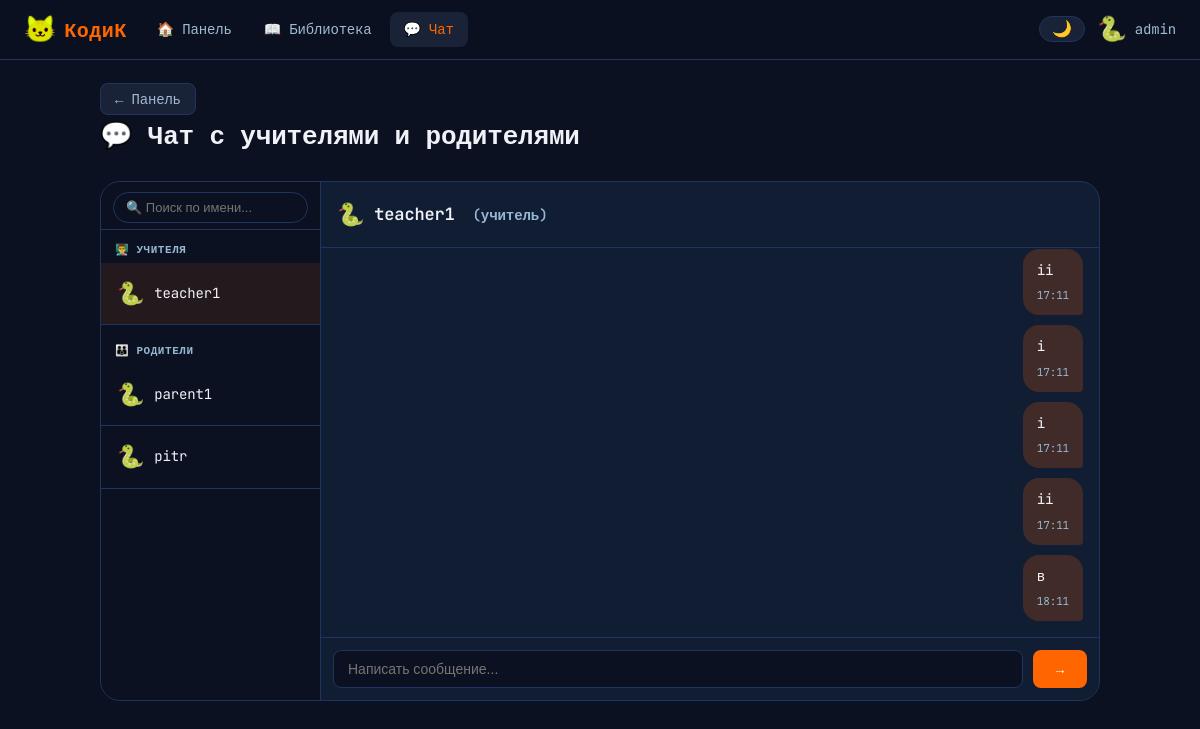
The page /admin/chat?with=2 (signed in) on the database its author committed.
### models.py (models this page shows, shortened)
class User(UserMixin, db.Model):
    id = db.Column(db.Integer, primary_key=True)
    username = db.Column(db.String(80), unique=True, nullable=False)
    email = db.Column(db.String(120), unique=True, nullable=False)
    password_hash = db.Column(db.String(255), nullable=False)
    role = db.Column(db.String(20), nullable=False)  # admin, teacher, student, parent
    xp = db.Column(db.Integer, default=0)
    total_xp = db.Column(db.Integer, default=0)
    level = db.Column(db.Integer, default=1)
    avatar_emoji = db.Column(db.String(10), default='🐱')
    difficulty = db.Column(db.String(10), default='easy')
    created_at = db.Column(db.DateTime, default=datetime.utcnow)
    parent_id = db.Column(db.Integer, db.ForeignKey('user.id'), nullable=True)
    streak = db.Column(db.Integer, default=0)
    last_activity_date = db.Column(db.Date, nullable=True)
    last_login_bonus_date = db.Column(db.Date, nullable=True)
    sent_messages = db.relationship('Message', foreign_keys='Message.sender_id', backref='sender', lazy=True)
    received_messages = db.relationship('Message', foreign_keys='Message.receiver_id', backref='receiver', lazy=True)
    user_progress = db.relationship('UserProgress', backref='user', lazy=True)
    user_achievements = db.relationship('UserAchievement', backref='user', lazy=True)
    user_avatars = db.relationship('UserAvatar', backref='user', lazy=True)
    submissions = db.relationship('Submission', foreign_keys='Submission.student_id', backref='student', lazy=True)

class Message(db.Model):
    id = db.Column(db.Integer, primary_key=True)
    sender_id = db.Column(db.Integer, db.ForeignKey('user.id'), nullable=False)
    receiver_id = db.Column(db.Integer, db.ForeignKey('user.id'), nullable=False)
    content = db.Column(db.Text, nullable=False)
    created_at = db.Column(db.DateTime, default=datetime.utcnow)
    read = db.Column(db.Boolean, default=False)

### app.py (the view)
@app.route('/admin/chat')
@login_required
@role_required('admin')
def admin_chat():
    teachers = User.query.filter_by(role='teacher').all()
    parents = User.query.filter_by(role='parent').all()
    contacts = teachers + parents
    contact_id = request.args.get('with', type=int)
    messages = []
    if contact_id:
        messages = Message.query.filter(
            ((Message.sender_id == current_user.id) & (Message.receiver_id == contact_id)) |
            ((Message.sender_id == contact_id) & (Message.receiver_id == current_user.id))
        ).order_by(Message.created_at).all()
        Message.query.filter_by(receiver_id=current_user.id, sender_id=contact_id, read=False)\
                     .update({'read': True})
        db.session.commit()
    unread_rows = db.session.query(Message.sender_id, db.func.count(Message.id))\
        .filter_by(receiver_id=current_user.id, read=False)\
        .group_by(Message.sender_id).all()
    unread_by_sender = {r[0]: r[1] for r in unread_rows}
    return render_template('admin/chat.html', teachers=teachers, parents=parents,
                           contacts=contacts, messages=messages, contact_id=contact_id,
                           unread_by_sender=unread_by_sender)

### app.py (called while the page is built, shortened)
def utc_to_msk(dt):
    return (dt + timedelta(hours=3)).strftime('%H:%M') if dt else ''

@app.template_filter('msk_time')
def msk_time_filter(dt):
    return utc_to_msk(dt)

@app.before_request
def check_daily_login_bonus():
    if not current_user.is_authenticated or current_user.role != 'student':
        return
    if request.path.startswith('/api/'):
        return
    bonus = _grant_daily_login_bonus(current_user)
    if bonus:
        flash(f'Бонус за ежедневный вход: +{bonus} XP!', 'success')

@app.context_processor
def inject_nav_counts():
    counts = {'nav_unread_msgs': 0, 'nav_pending_assignments': 0,
              'nav_rank_icon': '', 'nav_rank_label': ''}
    if current_user.is_authenticated:
        counts['nav_unread_msgs'] = Message.query.filter_by(
            receiver_id=current_user.id, read=False).count()
    return counts

@login_manager.user_loader
def load_user(user_id):
    return User.query.get(int(user_id))

def role_required(*roles):
    def decorator(f):
        @wraps(f)
        def decorated(*args, **kwargs):
            if not current_user.is_authenticated or current_user.role not in roles:
                flash('Доступ запрещён', 'danger')
                return redirect(url_for('dashboard'))
            return f(*args, **kwargs)
        return decorated
    return decorator

### templates/admin/chat.html (shortened to what this page needs)
{% extends 'base.html' %}
{% block content %}
<div class="page-chat">
  <div class="page-header">
    <a href="{{ url_for('admin_dashboard') }}" class="back-btn">← Панель</a>
    <h1>💬 Чат с учителями и родителями</h1>
  </div>
  <div class="chat-layout {% if contact_id %}has-contact{% endif %}">
    <div class="chat-sidebar">
      <div class="chat-search-wrap">
        <input type="text" id="contactSearch" class="chat-search-input"
               placeholder="🔍 Поиск по имени..." oninput="filterContacts(this.value)">
      </div>
      <div class="chat-section-title">👨‍🏫 Учителя</div>
      {% if teachers %}
        {% for t in teachers %}
        <a href="{{ url_for('admin_chat') }}?with={{ t.id }}"
           class="contact-item {{ 'active' if contact_id == t.id else '' }}"
           data-name="{{ t.username | lower }}" data-id="{{ t.id }}">
          <span class="contact-avatar">{{ t.avatar_emoji }}</span>
          <span class="contact-name">{{ t.username }}</span>
          {% set cnt = unread_by_sender.get(t.id, 0) %}
        </a>
        {% endfor %}
      {% else %}
        <p class="no-contacts">Нет учителей</p>
      {% endif %}
      <div class="chat-section-title" style="margin-top:6px">👪 Родители</div>
      {% if parents %}
        {% for p in parents %}
        <a href="{{ url_for('admin_chat') }}?with={{ p.id }}"
           class="contact-item {{ 'active' if contact_id == p.id else '' }}"
           data-name="{{ p.username | lower }}" data-id="{{ p.id }}">
          <span class="contact-avatar">{{ p.avatar_emoji }}</span>
          <span class="contact-name">{{ p.username }}</span>
          {% set cnt = unread_by_sender.get(p.id, 0) %}
        </a>
        {% endfor %}
      {% else %}
        <p class="no-contacts">Нет родителей</p>
      {% endif %}
    </div>
    <div class="chat-main">
      {% if contact_id %}
        {% set contact = contacts | selectattr('id', 'equalto', contact_id) | first %}
        <div class="chat-header">
          <span class="contact-avatar">{{ contact.avatar_emoji if contact else '👤' }}</span>
          <span>{{ contact.username if contact else 'Собеседник' }}</span>
          {% if contact and contact.role == 'teacher' %}
            <small style="color:var(--text-muted); margin-left:8px">(учитель)</small>
          {% elif contact and contact.role == 'parent' %}
            <small style="color:var(--text-muted); margin-left:8px">(родитель)</small>
          {% endif %}
        </div>
        <div class="messages-area" id="messagesArea">
          {% for msg in messages %}
          <div class="message-wrap {{ 'mine' if msg.sender_id == current_user.id else 'theirs' }}">
            <div class="message-bubble">
              {{ msg.content }}
              <span class="message-time">{{ msg.created_at | msk_time }}</span>
            </div>
          </div>
          {% endfor %}
        </div>
        <form class="chat-input-form" onsubmit="sendMessage(event)">
          <input type="text" id="msgInput" class="chat-input" placeholder="Написать сообщение..." autocomplete="off">
          <button type="submit" class="btn btn-primary chat-send">→</button>
        </form>
      {% else %}
        <div class="chat-empty">
          <div class="chat-empty-icon">💬</div>
          <p>Выбери учителя или родителя слева для начала диалога</p>
        </div>
      {% endif %}
    </div>
  </div>
</div>
{% endblock %}

### templates/base.html (shortened to what this page needs)
<!DOCTYPE html>
<html lang="ru">
<head>
  <link rel="stylesheet" href="{{ url_for('static', filename='css/main.css') }}">
</head>
<body class="role-{{ current_user.role if current_user.is_authenticated else 'guest' }}" id="mainBody">
{% if current_user.is_authenticated %}
<nav class="navbar">
  <a class="nav-brand" href="{{ url_for('student_dashboard') if current_user.role == 'student' else url_for('teacher_dashboard') if current_user.role == 'teacher' else url_for('admin_dashboard') }}" style="text-decoration:none;">
    <span class="brand-icon">🐱</span>
    <span class="brand-name">КодиК</span>
  </a>
  <div class="nav-links">
    {% if current_user.role == 'student' %}
      <a href="{{ url_for('student_dashboard') }}" class="nav-link {% if request.endpoint == 'student_dashboard' %}active{% endif %}">🏠 Главная</a>
      <a href="{{ url_for('student_levelmap') }}" class="nav-link {% if request.endpoint == 'student_levelmap' %}active{% endif %}">🗺️ Карта</a>
      <a href="{{ url_for('student_library') }}" class="nav-link {% if request.endpoint == 'student_library' %}active{% endif %}">📖 Библиотека</a>
      <a href="{{ url_for('student_assignments') }}" class="nav-link {% if request.endpoint == 'student_assignments' %}active{% endif %}">
        📝 Задания{% if nav_pending_assignments > 0 %}<span class="nav-badge">{{ nav_pending_assignments }}</span>{% endif %}
      </a>
      <a href="{{ url_for('student_chat') }}" class="nav-link {% if request.endpoint == 'student_chat' %}active{% endif %}">
        💬 Чат{% if nav_unread_msgs > 0 %}<span class="nav-badge">{{ nav_unread_msgs }}</span>{% endif %}
      </a>
      <a href="{{ url_for('student_sandbox') }}" class="nav-link {% if request.endpoint == 'student_sandbox' %}active{% endif %}">🧪 Песочница</a>
      <a href="{{ url_for('student_battlepass') }}" class="nav-link {% if request.endpoint == 'student_battlepass' %}active{% endif %}">🏆 Ранги</a>
      <a href="{{ url_for('student_shop') }}" class="nav-link {% if request.endpoint == 'student_shop' %}active{% endif %}">🛒 Магазин</a>
    {% elif current_user.role == 'admin' %}
      <a href="{{ url_for('admin_dashboard') }}" class="nav-link {% if request.endpoint == 'admin_dashboard' %}active{% endif %}">🏠 Панель</a>
      <a href="{{ url_for('admin_library') }}" class="nav-link {% if request.endpoint == 'admin_library' %}active{% endif %}">📖 Библиотека</a>
      <a href="{{ url_for('admin_chat') }}" class="nav-link {% if request.endpoint == 'admin_chat' %}active{% endif %}">💬 Чат{% if nav_unread_msgs > 0 %}<span class="nav-badge">{{ nav_unread_msgs }}</span>{% endif %}</a>
    {% endif %}
  </div>
  <div class="nav-user">
    <button class="theme-toggle" onclick="toggleTheme()" title="Сменить тему" id="themeBtn">🌙</button>
    <div class="user-menu">
      <span class="user-avatar">{{ current_user.avatar_emoji }}</span>
      <span class="user-name">{{ current_user.username }}</span>
    </div>
  </div>
</nav>
{% endif %}
<main class="main-content">
  {% block content %}{% endblock %}
</main>
</body>
</html>

### templates/admin/chat.html (style rules this page uses)
.chat-search-wrap { padding: 10px 12px 6px; border-bottom: 1px solid var(--border); }
.chat-search-input { width: 100%; padding: 7px 12px; background: var(--bg-base); border: 1px solid var(--border); border-radius: 20px; color: var(--text-primary); font-size: 13px; outline: none; box-sizing: border-box; }
.contact-item { position: relative; }
.chat-section-title { padding: 10px 14px 4px; font-size: 11px; font-weight: 700; color: var(--text-muted); text-transform: uppercase; letter-spacing: .05em; }

### rows shown on the page
User: avatar_emoji "🐍", username "admin"
User: avatar_emoji "🐍", username "teacher1"
User: avatar_emoji "🐍", username "parent1"
User: avatar_emoji "🐍", username "pitr"
Message: content "ii", created_at|msk_time "17:11"
Message: content "i", created_at|msk_time "17:11"
Message: content "i", created_at|msk_time "17:11"
Message: content "ii", created_at|msk_time "17:11"
Message: content "в", created_at|msk_time "18:11"
